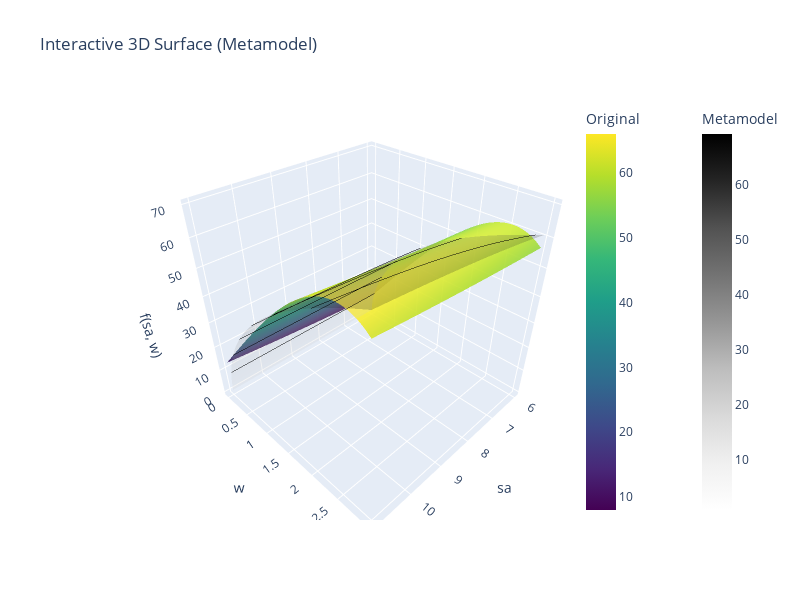

Notebook code for this chart:
### Code cell
m_sa_t = np.linspace(Lower_bound_sa, upper_bound_sa, 100)
m_w_t = np.linspace(Lower_bound_w, upper_bound_w, 100)
X_n, Y_n = np.meshgrid(m_sa_t, m_w_t)
Z_n = return_func_val(X_n, Y_n)

# Interactive 3D surface plot
fig = go.Figure()

# Add your surface
fig.add_trace(go.Surface(x=X_n, y=Y_n, z=Z_n,
                         colorscale='Viridis', opacity=0.9,

                         colorbar=dict(title='Original', x=0.85))  # move to the right
                         )

fig.add_trace(go.Surface(x=X, y=Y, z=Z,
                         colorscale='Greys', opacity=0.2,
                         name='Real Model Surface',
                         contours = {
                                    "z": {"show": True, "color": "black", "width": 2}},
                         colorbar=dict(title='Metamodel', x=1.05) )) # move further right))



fig.update_layout(
    title='Interactive 3D Surface (Metamodel)',
    scene=dict(
        xaxis_title='sa',
        yaxis_title='w',
        zaxis_title='f(sa, w)',
    ),
    width=800,
    height=600
)

fig.show()

### Figure 1 — Plotly figure (JSON) as saved in the notebook; plotly's stock layout.template omitted (floating-point values rounded to 4 significant figures; data arrays with more than 128 entries replaced by an {"elided": "..."} marker saying what was removed)
{"data": [{"colorbar": {"title": {"text": "Original"}, "x": 0.85}, "colorscale": [[0, "#440154"], [0.1111, "#482878"], [0.2222, "#3e4989"], [0.3333, "#31688e"], [0.4444, "#26828e"], [0.5556, "#1f9e89"], [0.6667, "#35b779"], [0.7778, "#6ece58"], [0.8889, "#b5de2b"], [1, "#fde725"]], "opacity": 0.9, "type": "surface", "x": {"elided": "100x100 float values"}, "y": {"elided": "100x100 float values"}, "z": {"elided": "100x100 float values"}}, {"colorbar": {"title": {"text": "Metamodel"}, "x": 1.05}, "colorscale": [[0, "rgb(255,255,255)"], [0.125, "rgb(240,240,240)"], [0.25, "rgb(217,217,217)"], [0.375, "rgb(189,189,189)"], [0.5, "rgb(150,150,150)"], [0.625, "rgb(115,115,115)"], [0.75, "rgb(82,82,82)"], [0.875, "rgb(37,37,37)"], [1, "rgb(0,0,0)"]], "contours": {"z": {"color": "black", "show": true, "width": 2}}, "name": "Real Model Surface", "opacity": 0.2, "type": "surface", "x": {"elided": "100x100 float values"}, "y": {"elided": "100x100 float values"}, "z": {"elided": "100x100 float values"}}], "layout": {"height": 600, "scene": {"xaxis": {"title": {"text": "sa"}}, "yaxis": {"title": {"text": "w"}}, "zaxis": {"title": {"text": "f(sa, w)"}}}, "title": {"text": "Interactive 3D Surface (Metamodel)"}, "width": 800}}
